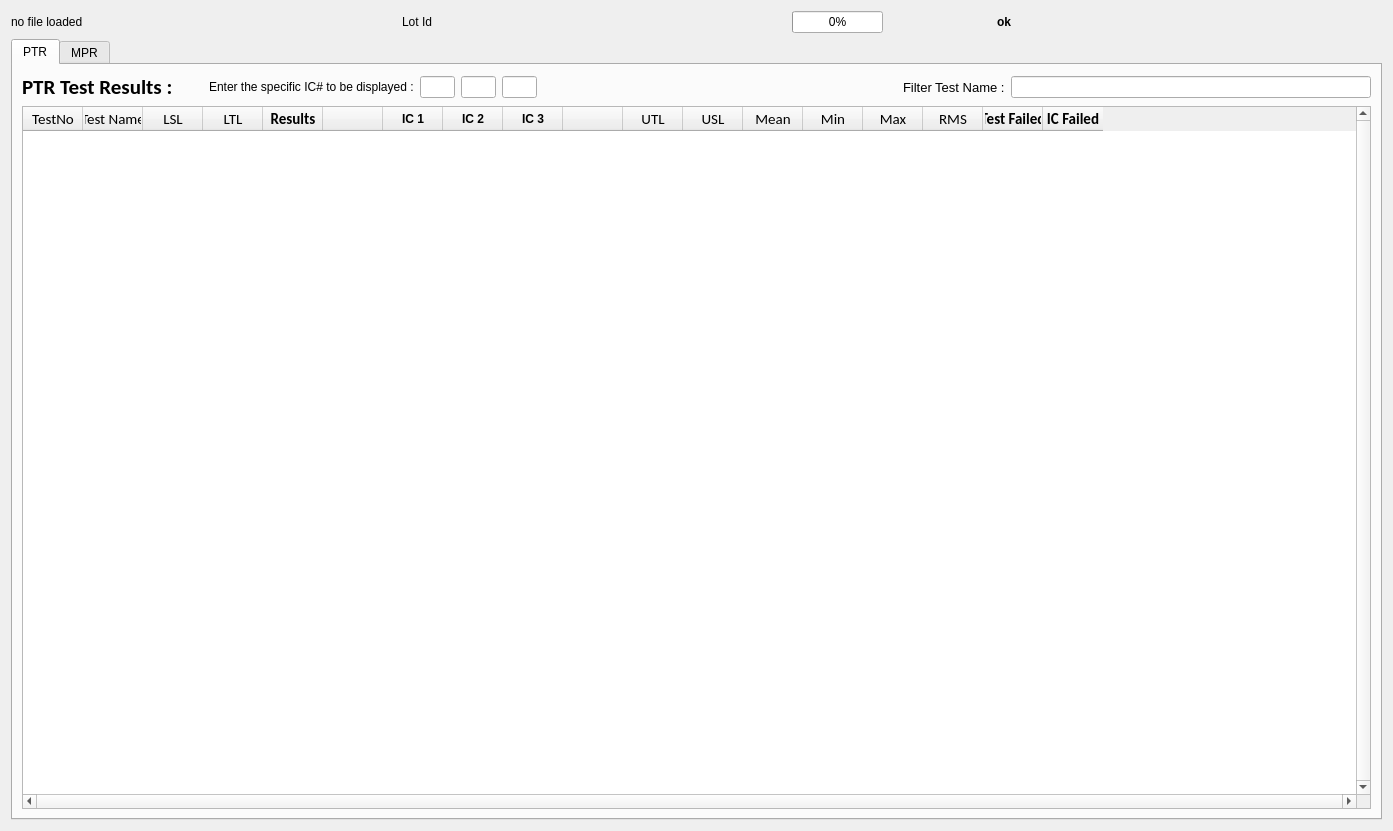
<?xml version="1.0" encoding="UTF-8"?>
<ui version="4.0">
 <class>Form</class>
 <widget class="QWidget" name="Form">
  <property name="geometry">
   <rect>
    <x>0</x>
    <y>0</y>
    <width>1393</width>
    <height>831</height>
   </rect>
  </property>
  <property name="mouseTracking">
   <bool>true</bool>
  </property>
  <property name="tabletTracking">
   <bool>true</bool>
  </property>
  <property name="windowTitle">
   <string>ATE Test Results</string>
  </property>
  <property name="styleSheet">
   <string notr="true"/>
  </property>
  <layout class="QVBoxLayout" name="verticalLayout_4">
   <item>
    <layout class="QHBoxLayout" name="horizontalLayout_3">
     <item>
      <widget class="QLabel" name="lfilename">
       <property name="text">
        <string>no file loaded</string>
       </property>
      </widget>
     </item>
     <item>
      <widget class="QLabel" name="llotid">
       <property name="text">
        <string>Lot Id</string>
       </property>
      </widget>
     </item>
     <item>
      <widget class="QProgressBar" name="progressBar">
       <property name="sizePolicy">
        <sizepolicy hsizetype="Maximum" vsizetype="Fixed">
         <horstretch>0</horstretch>
         <verstretch>0</verstretch>
        </sizepolicy>
       </property>
       <property name="value">
        <number>0</number>
       </property>
      </widget>
     </item>
     <item>
      <spacer name="horizontalSpacer_4">
       <property name="orientation">
        <enum>Qt::Horizontal</enum>
       </property>
       <property name="sizeType">
        <enum>QSizePolicy::Preferred</enum>
       </property>
       <property name="sizeHint" stdset="0">
        <size>
         <width>108</width>
         <height>20</height>
        </size>
       </property>
      </spacer>
     </item>
     <item>
      <widget class="QLabel" name="lstatus">
       <property name="font">
        <font>
         <weight>75</weight>
         <bold>true</bold>
        </font>
       </property>
       <property name="text">
        <string>ok</string>
       </property>
      </widget>
     </item>
    </layout>
   </item>
   <item>
    <widget class="QTabWidget" name="tabWidget">
     <property name="mouseTracking">
      <bool>true</bool>
     </property>
     <property name="tabletTracking">
      <bool>true</bool>
     </property>
     <property name="styleSheet">
      <string notr="true"/>
     </property>
     <property name="currentIndex">
      <number>0</number>
     </property>
     <property name="tabsClosable">
      <bool>false</bool>
     </property>
     <property name="movable">
      <bool>true</bool>
     </property>
     <widget class="QWidget" name="ptr_widget">
      <property name="sizePolicy">
       <sizepolicy hsizetype="Maximum" vsizetype="Maximum">
        <horstretch>0</horstretch>
        <verstretch>0</verstretch>
       </sizepolicy>
      </property>
      <property name="mouseTracking">
       <bool>true</bool>
      </property>
      <property name="tabletTracking">
       <bool>true</bool>
      </property>
      <attribute name="title">
       <string>PTR</string>
      </attribute>
      <layout class="QVBoxLayout" name="verticalLayout_2">
       <item>
        <layout class="QVBoxLayout" name="verticalLayout">
         <item>
          <layout class="QHBoxLayout" name="horizontalLayout">
           <item>
            <widget class="QLabel" name="label_ptr">
             <property name="font">
              <font>
               <family>Calibri</family>
               <pointsize>16</pointsize>
               <weight>75</weight>
               <bold>true</bold>
              </font>
             </property>
             <property name="styleSheet">
              <string notr="true"/>
             </property>
             <property name="text">
              <string>PTR Test Results :</string>
             </property>
            </widget>
           </item>
           <item>
            <spacer name="horizontalSpacer_2">
             <property name="orientation">
              <enum>Qt::Horizontal</enum>
             </property>
             <property name="sizeType">
              <enum>QSizePolicy::Maximum</enum>
             </property>
             <property name="sizeHint" stdset="0">
              <size>
               <width>30</width>
               <height>20</height>
              </size>
             </property>
            </spacer>
           </item>
           <item>
            <widget class="QLabel" name="label">
             <property name="text">
              <string>Enter the specific IC# to be displayed :</string>
             </property>
            </widget>
           </item>
           <item>
            <widget class="QLineEdit" name="ic_Number1">
             <property name="sizePolicy">
              <sizepolicy hsizetype="Maximum" vsizetype="Fixed">
               <horstretch>0</horstretch>
               <verstretch>0</verstretch>
              </sizepolicy>
             </property>
             <property name="maximumSize">
              <size>
               <width>35</width>
               <height>16777215</height>
              </size>
             </property>
            </widget>
           </item>
           <item>
            <widget class="QLineEdit" name="ic_Number2">
             <property name="sizePolicy">
              <sizepolicy hsizetype="Maximum" vsizetype="Fixed">
               <horstretch>0</horstretch>
               <verstretch>0</verstretch>
              </sizepolicy>
             </property>
             <property name="maximumSize">
              <size>
               <width>35</width>
               <height>16777215</height>
              </size>
             </property>
            </widget>
           </item>
           <item>
            <widget class="QLineEdit" name="ic_Number3">
             <property name="sizePolicy">
              <sizepolicy hsizetype="Maximum" vsizetype="Fixed">
               <horstretch>0</horstretch>
               <verstretch>0</verstretch>
              </sizepolicy>
             </property>
             <property name="maximumSize">
              <size>
               <width>35</width>
               <height>16777215</height>
              </size>
             </property>
            </widget>
           </item>
           <item>
            <spacer name="horizontalSpacer">
             <property name="orientation">
              <enum>Qt::Horizontal</enum>
             </property>
             <property name="sizeHint" stdset="0">
              <size>
               <width>40</width>
               <height>20</height>
              </size>
             </property>
            </spacer>
           </item>
           <item>
            <widget class="QLabel" name="label_filter_test_ptr">
             <property name="font">
              <font>
               <pointsize>10</pointsize>
              </font>
             </property>
             <property name="text">
              <string>Filter Test Name :</string>
             </property>
            </widget>
           </item>
           <item>
            <widget class="QLineEdit" name="enter_filter_test_name_ptr"/>
           </item>
          </layout>
         </item>
         <item>
          <widget class="QTableWidget" name="tableWidget_ptr">
           <property name="mouseTracking">
            <bool>true</bool>
           </property>
           <property name="tabletTracking">
            <bool>true</bool>
           </property>
           <property name="styleSheet">
            <string notr="true"/>
           </property>
           <property name="verticalScrollBarPolicy">
            <enum>Qt::ScrollBarAlwaysOn</enum>
           </property>
           <property name="horizontalScrollBarPolicy">
            <enum>Qt::ScrollBarAlwaysOn</enum>
           </property>
           <property name="sizeAdjustPolicy">
            <enum>QAbstractScrollArea::AdjustToContents</enum>
           </property>
           <property name="editTriggers">
            <set>QAbstractItemView::AnyKeyPressed|QAbstractItemView::DoubleClicked|QAbstractItemView::EditKeyPressed|QAbstractItemView::SelectedClicked</set>
           </property>
           <property name="selectionBehavior">
            <enum>QAbstractItemView::SelectItems</enum>
           </property>
           <property name="gridStyle">
            <enum>Qt::SolidLine</enum>
           </property>
           <property name="sortingEnabled">
            <bool>true</bool>
           </property>
           <attribute name="horizontalHeaderDefaultSectionSize">
            <number>60</number>
           </attribute>
           <column>
            <property name="text">
             <string>TestNo</string>
            </property>
            <property name="font">
             <font>
              <family>Calibri</family>
              <pointsize>11</pointsize>
             </font>
            </property>
           </column>
           <column>
            <property name="text">
             <string>Test Name</string>
            </property>
            <property name="font">
             <font>
              <family>Calibri</family>
              <pointsize>11</pointsize>
             </font>
            </property>
           </column>
           <column>
            <property name="text">
             <string>LSL</string>
            </property>
            <property name="font">
             <font>
              <family>Calibri</family>
              <pointsize>11</pointsize>
             </font>
            </property>
           </column>
           <column>
            <property name="text">
             <string>LTL</string>
            </property>
            <property name="font">
             <font>
              <family>Calibri</family>
              <pointsize>11</pointsize>
             </font>
            </property>
           </column>
           <column>
            <property name="text">
             <string>Results</string>
            </property>
            <property name="font">
             <font>
              <family>Calibri</family>
              <pointsize>11</pointsize>
              <weight>75</weight>
              <bold>true</bold>
             </font>
            </property>
           </column>
           <column>
            <property name="text">
             <string/>
            </property>
            <property name="background">
             <color>
              <red>191</red>
              <green>191</green>
              <blue>191</blue>
             </color>
            </property>
            <property name="foreground">
             <brush brushstyle="Dense3Pattern">
              <color alpha="255">
               <red>191</red>
               <green>191</green>
               <blue>191</blue>
              </color>
             </brush>
            </property>
           </column>
           <column>
            <property name="text">
             <string>IC 1</string>
            </property>
            <property name="font">
             <font>
              <weight>75</weight>
              <bold>true</bold>
             </font>
            </property>
           </column>
           <column>
            <property name="text">
             <string>IC 2</string>
            </property>
            <property name="font">
             <font>
              <weight>75</weight>
              <bold>true</bold>
             </font>
            </property>
           </column>
           <column>
            <property name="text">
             <string>IC 3</string>
            </property>
            <property name="font">
             <font>
              <weight>75</weight>
              <bold>true</bold>
             </font>
            </property>
           </column>
           <column>
            <property name="text">
             <string/>
            </property>
            <property name="background">
             <color>
              <red>191</red>
              <green>191</green>
              <blue>191</blue>
             </color>
            </property>
            <property name="foreground">
             <brush brushstyle="Dense3Pattern">
              <color alpha="255">
               <red>191</red>
               <green>191</green>
               <blue>191</blue>
              </color>
             </brush>
            </property>
           </column>
           <column>
            <property name="text">
             <string>UTL</string>
            </property>
            <property name="font">
             <font>
              <family>Calibri</family>
              <pointsize>11</pointsize>
             </font>
            </property>
           </column>
           <column>
            <property name="text">
             <string>USL</string>
            </property>
            <property name="font">
             <font>
              <family>Calibri</family>
              <pointsize>11</pointsize>
             </font>
            </property>
           </column>
           <column>
            <property name="text">
             <string>Mean</string>
            </property>
            <property name="font">
             <font>
              <family>Calibri</family>
              <pointsize>11</pointsize>
             </font>
            </property>
           </column>
           <column>
            <property name="text">
             <string>Min</string>
            </property>
            <property name="font">
             <font>
              <family>Calibri</family>
              <pointsize>11</pointsize>
             </font>
            </property>
           </column>
           <column>
            <property name="text">
             <string>Max</string>
            </property>
            <property name="font">
             <font>
              <family>Calibri</family>
              <pointsize>11</pointsize>
             </font>
            </property>
           </column>
           <column>
            <property name="text">
             <string>RMS</string>
            </property>
            <property name="font">
             <font>
              <family>Calibri</family>
              <pointsize>11</pointsize>
             </font>
            </property>
           </column>
           <column>
            <property name="text">
             <string>Test Failed</string>
            </property>
            <property name="font">
             <font>
              <family>Calibri</family>
              <pointsize>11</pointsize>
              <weight>75</weight>
              <bold>true</bold>
             </font>
            </property>
           </column>
           <column>
            <property name="text">
             <string>IC Failed</string>
            </property>
            <property name="font">
             <font>
              <family>Calibri</family>
              <pointsize>11</pointsize>
              <weight>75</weight>
              <bold>true</bold>
             </font>
            </property>
           </column>
          </widget>
         </item>
        </layout>
       </item>
      </layout>
     </widget>
     <widget class="QWidget" name="mpr_widget">
      <property name="sizePolicy">
       <sizepolicy hsizetype="Maximum" vsizetype="Maximum">
        <horstretch>0</horstretch>
        <verstretch>0</verstretch>
       </sizepolicy>
      </property>
      <property name="mouseTracking">
       <bool>true</bool>
      </property>
      <property name="tabletTracking">
       <bool>true</bool>
      </property>
      <attribute name="title">
       <string>MPR</string>
      </attribute>
      <layout class="QVBoxLayout" name="verticalLayout_5">
       <item>
        <layout class="QVBoxLayout" name="verticalLayout_3">
         <item>
          <layout class="QHBoxLayout" name="horizontalLayout_2">
           <item>
            <widget class="QLabel" name="label_mpr">
             <property name="font">
              <font>
               <family>Calibri</family>
               <pointsize>16</pointsize>
               <weight>75</weight>
               <bold>true</bold>
              </font>
             </property>
             <property name="styleSheet">
              <string notr="true"/>
             </property>
             <property name="text">
              <string>MPR Test Results :</string>
             </property>
            </widget>
           </item>
           <item>
            <spacer name="horizontalSpacer_3">
             <property name="orientation">
              <enum>Qt::Horizontal</enum>
             </property>
             <property name="sizeHint" stdset="0">
              <size>
               <width>40</width>
               <height>20</height>
              </size>
             </property>
            </spacer>
           </item>
           <item>
            <widget class="QLabel" name="Label_filter_test_mpr">
             <property name="font">
              <font>
               <pointsize>10</pointsize>
              </font>
             </property>
             <property name="text">
              <string>Filter Test Name :</string>
             </property>
            </widget>
           </item>
           <item>
            <widget class="QLineEdit" name="enter_filter_test_name_mpr"/>
           </item>
          </layout>
         </item>
         <item>
          <widget class="QTableWidget" name="tableWidget_mpr">
           <property name="mouseTracking">
            <bool>true</bool>
           </property>
           <property name="tabletTracking">
            <bool>true</bool>
           </property>
           <property name="styleSheet">
            <string notr="true"/>
           </property>
           <property name="verticalScrollBarPolicy">
            <enum>Qt::ScrollBarAlwaysOn</enum>
           </property>
           <property name="horizontalScrollBarPolicy">
            <enum>Qt::ScrollBarAlwaysOn</enum>
           </property>
           <property name="sizeAdjustPolicy">
            <enum>QAbstractScrollArea::AdjustToContents</enum>
           </property>
           <property name="editTriggers">
            <set>QAbstractItemView::AnyKeyPressed|QAbstractItemView::DoubleClicked|QAbstractItemView::EditKeyPressed|QAbstractItemView::SelectedClicked</set>
           </property>
           <property name="selectionMode">
            <enum>QAbstractItemView::ExtendedSelection</enum>
           </property>
           <property name="selectionBehavior">
            <enum>QAbstractItemView::SelectItems</enum>
           </property>
           <property name="sortingEnabled">
            <bool>true</bool>
           </property>
           <attribute name="horizontalHeaderDefaultSectionSize">
            <number>85</number>
           </attribute>
           <column>
            <property name="text">
             <string>TestNo</string>
            </property>
            <property name="font">
             <font>
              <family>Calibri</family>
              <pointsize>11</pointsize>
             </font>
            </property>
           </column>
           <column>
            <property name="text">
             <string>Part Index</string>
            </property>
            <property name="font">
             <font>
              <family>Calibri</family>
              <pointsize>11</pointsize>
             </font>
            </property>
           </column>
           <column>
            <property name="text">
             <string>Test Name</string>
            </property>
            <property name="font">
             <font>
              <family>Calibri</family>
              <pointsize>11</pointsize>
             </font>
            </property>
           </column>
           <column>
            <property name="text">
             <string>Result Count</string>
            </property>
            <property name="font">
             <font>
              <family>Calibri</family>
              <pointsize>11</pointsize>
             </font>
            </property>
           </column>
           <column>
            <property name="text">
             <string>LSL</string>
            </property>
            <property name="font">
             <font>
              <family>Calibri</family>
              <pointsize>11</pointsize>
             </font>
            </property>
           </column>
           <column>
            <property name="text">
             <string>LTL</string>
            </property>
            <property name="font">
             <font>
              <family>Calibri</family>
              <pointsize>11</pointsize>
             </font>
            </property>
           </column>
           <column>
            <property name="text">
             <string>Results</string>
            </property>
            <property name="font">
             <font>
              <family>Calibri</family>
              <pointsize>11</pointsize>
              <weight>75</weight>
              <bold>true</bold>
             </font>
            </property>
           </column>
           <column>
            <property name="text">
             <string>UTL</string>
            </property>
            <property name="font">
             <font>
              <family>Calibri</family>
              <pointsize>11</pointsize>
             </font>
            </property>
           </column>
           <column>
            <property name="text">
             <string>USL</string>
            </property>
            <property name="font">
             <font>
              <family>Calibri</family>
              <pointsize>11</pointsize>
             </font>
            </property>
           </column>
           <column>
            <property name="text">
             <string>Mean</string>
            </property>
            <property name="font">
             <font>
              <family>Calibri</family>
              <pointsize>11</pointsize>
             </font>
            </property>
           </column>
           <column>
            <property name="text">
             <string>Min</string>
            </property>
            <property name="font">
             <font>
              <family>Calibri</family>
              <pointsize>11</pointsize>
             </font>
            </property>
           </column>
           <column>
            <property name="text">
             <string>Max</string>
            </property>
            <property name="font">
             <font>
              <family>Calibri</family>
              <pointsize>11</pointsize>
             </font>
            </property>
           </column>
           <column>
            <property name="text">
             <string>RMS</string>
            </property>
            <property name="font">
             <font>
              <family>Calibri</family>
              <pointsize>11</pointsize>
             </font>
            </property>
           </column>
           <column>
            <property name="text">
             <string>Test Failed</string>
            </property>
            <property name="font">
             <font>
              <family>Calibri</family>
              <pointsize>11</pointsize>
              <weight>75</weight>
              <bold>true</bold>
             </font>
            </property>
           </column>
          </widget>
         </item>
        </layout>
       </item>
      </layout>
     </widget>
    </widget>
   </item>
  </layout>
 </widget>
 <resources/>
 <connections/>
</ui>
